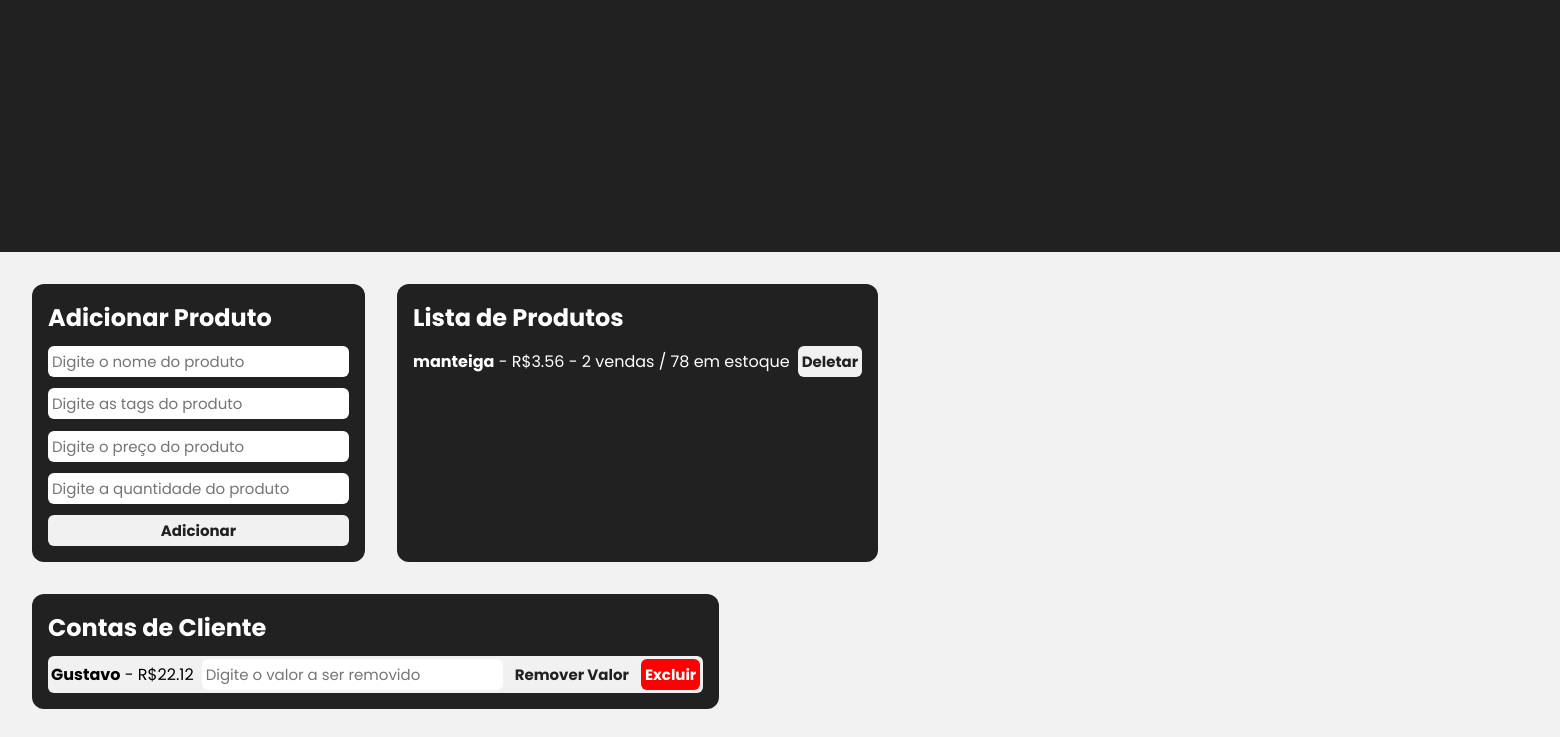
/produtos (signed in, lower part), run on an earlier commit of the app's database.
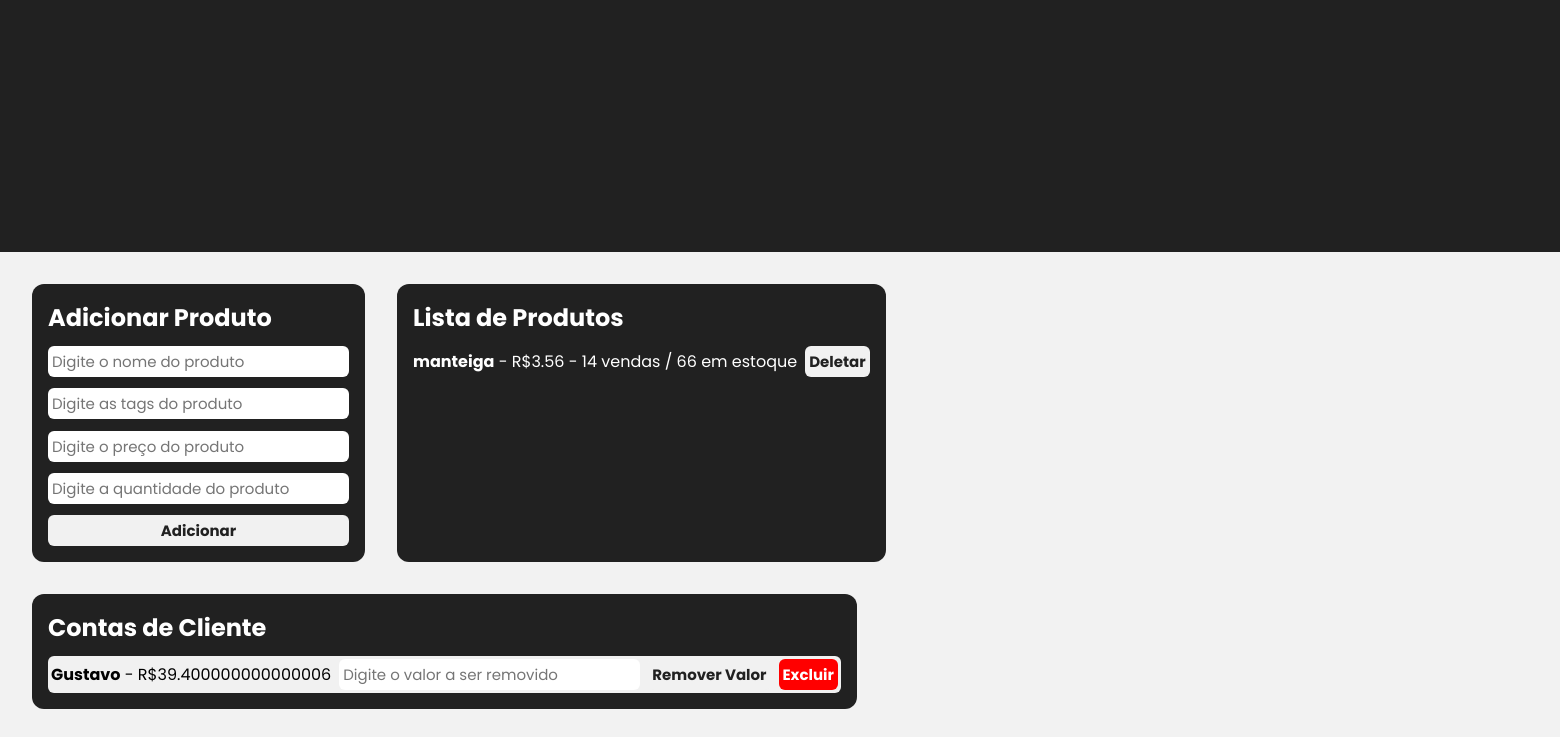
And on a later commit of the database.
### app/models.py (models this page shows, shortened)
class Conta(db.Model):
  nome = db.Column(db.String())
  telefone = db.Column(db.String(), primary_key=True)
  valor = db.Column(db.Float())
  loja = db.Column(db.String())

### app/routes/loja.py (the view)
@loja_bp.route('/produtos')
def listProducts():
  contas = Conta.query.filter_by(loja=session['loja']).all()
  return render_template('produtos.html', contas=contas)

### app/templates/produtos.html (shortened to what this page needs)
{% extends 'base.html' %}
{% block styled %}
<link rel='stylesheet' href='../static/css/produtos.css'>
{% endblock %}
{% block content %}
<div class='container'>
  <h3>Adicionar Produto</h3>
  <div>
    <form id="formAdicionarProduto">
      <input type='text' placeholder='Digite o nome do produto' name='nome' id='inputNome' required>
      <input type='text' placeholder='Digite as tags do produto' name='tags' id='inputTags' required>
      <input type='number' step="0.01" placeholder='Digite o preço do produto' name='price' id='inputPreco' required>
      <input type='number' placeholder='Digite a quantidade do produto' name='estoque' id='inputEstoque' required>
      <button type='submit'>Adicionar</button>
    </form>
  </div>
</div>
<div class='container'>
  <h3>Lista de Produtos</h3>
  <div class='list-products' id='listaProdutos'>
  </div>
</div>
<div class='container'>
  <h3>Contas de Cliente</h3>
  <div class='list-products' id='listaClientes'>
    {% for cliente in contas %}
    <div class='client'>
      <p><strong>{{cliente.nome}}</strong> - R${{cliente.valor}}</p>
      <input type='number' placeholder='Digite o valor a ser removido' id='inputValor{{cliente.nome}}'>
      <button onclick='removerValorCliente("{{cliente.nome}}")'>Remover Valor</button>
      <button onclick='window.location.href="/api/excluir-conta/{{cliente.nome}}"' class='excluir-conta'>Excluir</button>
    </div>
    {% endfor %}
  </div>
</div>
{% endblock %}

### app/templates/base.html (shortened to what this page needs)
<html>
  <head>
    <link rel="stylesheet" href="../static/css/base.css">
    {% block styled %}{% endblock %}
  </head>
  <body>
    <header>
      <nav>
        <a href="/"><span class="material-symbols-outlined">
        </span></a>
      </nav>
    </header>
    <main>
      {% block content %}{% endblock %}
    </main>
  </body>
</html>

### app/static/css/base.css (style rules this page uses)
* { font-family: 'Poppins', Arial; margin: 0; padding: 0; }
body { background-color: #f2f2f2; }
header { background-color: #212121; color: #fff; display: flex; justify-content: space-around; align-items: center; padding: 1em; }
header nav a { color: #fff; font-size: 10em; }
nav a span { font-size: 10em; }
header nav { display: flex; gap: 1em; }
main { display: flex; gap: 2em; flex-wrap: wrap; margin: 2em; }
.container { background: #212121; color: #fff; padding: 1em; border-radius: 12px; display: flex; flex-direction: column; gap: 0.7em; }
.container h3 { font-size: 1.5em; }
input { border: none; outline: none; padding: 4px; border-radius: 6px; font-size: 15px; }
button { background: #f1f1f1; color: #212121; border: none; outline: none; padding: 4px; border-radius: 6px; font-size: 15px; font-weight: bold; cursor: pointer; }
form { display: flex; flex-direction: column; gap: 0.7em; }

### app/static/css/produtos.css (style rules this page uses)
.client { display: flex; justify-content: space-between; gap: 0.5em; align-items: center; padding: 3px; background: #f1f1f1; color: #000; border-radius: 6px; }
.excluir-conta { background: red; color: #fff; }
#listaClientes { display: flex; flex-direction: column; gap: 0.7em; }

What changed in the data, as far as the page shows it:
changed Conta "Gustavo": valor "22.12" → "39.400000000000006"
Also different on the page:
text written by a page script: "manteiga - R$3.56 - 2 vendas / 78 em estoque Deletar" → "manteiga - R$3.56 - 14 vendas / 66 em estoque Deletar"
